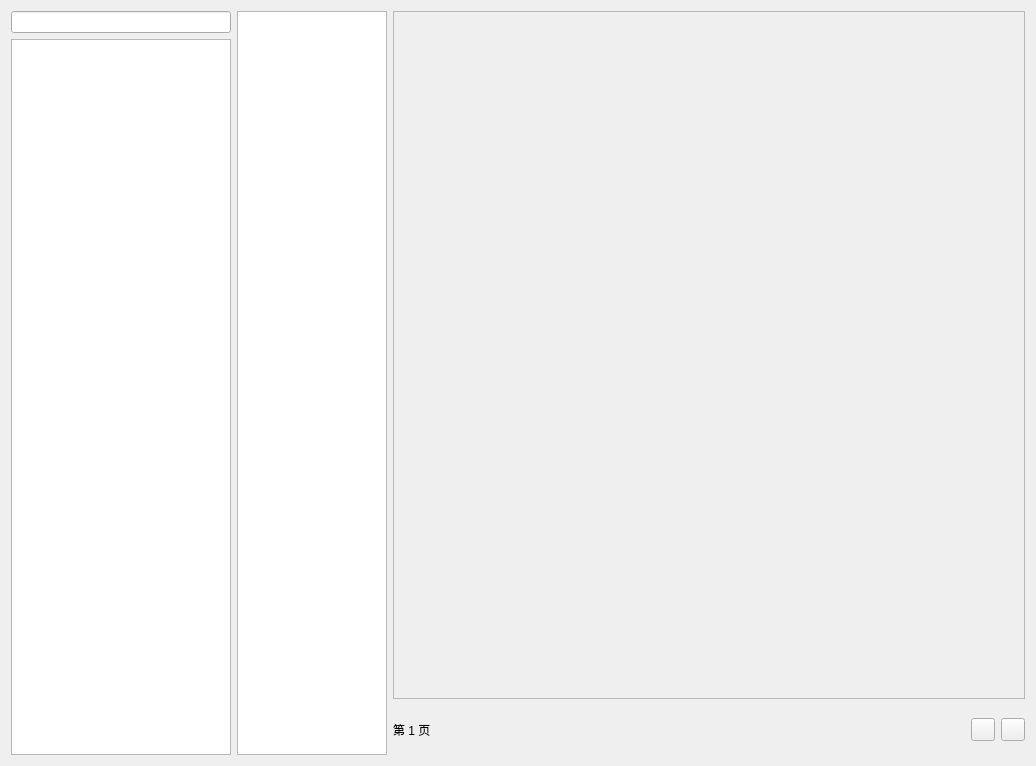
<?xml version="1.0" encoding="UTF-8"?>
<ui version="4.0">
 <class>NovelExplore</class>
 <widget class="QWidget" name="NovelExplore">
  <property name="geometry">
   <rect>
    <x>0</x>
    <y>0</y>
    <width>1036</width>
    <height>766</height>
   </rect>
  </property>
  <property name="windowTitle">
   <string>Form</string>
  </property>
  <layout class="QGridLayout" name="gridLayout">
   <item row="1" column="1" rowspan="3">
    <widget class="ListWidget" name="category">
     <property name="minimumSize">
      <size>
       <width>140</width>
       <height>0</height>
      </size>
     </property>
     <property name="maximumSize">
      <size>
       <width>150</width>
       <height>16777215</height>
      </size>
     </property>
    </widget>
   </item>
   <item row="1" column="0" rowspan="3">
    <widget class="QWidget" name="widget" native="true">
     <property name="minimumSize">
      <size>
       <width>200</width>
       <height>0</height>
      </size>
     </property>
     <property name="maximumSize">
      <size>
       <width>220</width>
       <height>16777215</height>
      </size>
     </property>
     <layout class="QGridLayout" name="gridLayout_2">
      <property name="leftMargin">
       <number>0</number>
      </property>
      <property name="topMargin">
       <number>0</number>
      </property>
      <property name="rightMargin">
       <number>0</number>
      </property>
      <property name="bottomMargin">
       <number>0</number>
      </property>
      <item row="1" column="0">
       <widget class="ListWidget" name="list">
        <property name="minimumSize">
         <size>
          <width>0</width>
          <height>0</height>
         </size>
        </property>
        <property name="maximumSize">
         <size>
          <width>16777215</width>
          <height>16777215</height>
         </size>
        </property>
       </widget>
      </item>
      <item row="0" column="0">
       <widget class="SearchLineEdit" name="le_search"/>
      </item>
     </layout>
    </widget>
   </item>
   <item row="3" column="2">
    <widget class="QWidget" name="book_footer" native="true">
     <property name="maximumSize">
      <size>
       <width>16777215</width>
       <height>50</height>
      </size>
     </property>
     <layout class="QGridLayout" name="gridLayout_3">
      <property name="leftMargin">
       <number>0</number>
      </property>
      <property name="topMargin">
       <number>0</number>
      </property>
      <property name="rightMargin">
       <number>0</number>
      </property>
      <property name="bottomMargin">
       <number>0</number>
      </property>
      <item row="2" column="4">
       <widget class="ToolButton" name="btn_next">
        <property name="text">
         <string/>
        </property>
       </widget>
      </item>
      <item row="2" column="2">
       <spacer name="horizontalSpacer">
        <property name="orientation">
         <enum>Qt::Orientation::Horizontal</enum>
        </property>
        <property name="sizeHint" stdset="0">
         <size>
          <width>40</width>
          <height>20</height>
         </size>
        </property>
       </spacer>
      </item>
      <item row="2" column="3">
       <widget class="ToolButton" name="btn_prev">
        <property name="text">
         <string/>
        </property>
       </widget>
      </item>
      <item row="2" column="0">
       <widget class="BodyLabel" name="lb_total">
        <property name="text">
         <string>第 1 页</string>
        </property>
       </widget>
      </item>
     </layout>
    </widget>
   </item>
   <item row="1" column="2" rowspan="2">
    <widget class="SingleDirectionScrollArea" name="book_list">
     <property name="widgetResizable">
      <bool>true</bool>
     </property>
     <widget class="QWidget" name="scrollAreaWidgetContents">
      <property name="geometry">
       <rect>
        <x>0</x>
        <y>0</y>
        <width>634</width>
        <height>690</height>
       </rect>
      </property>
      <layout class="QGridLayout" name="gridLayout_4">
       <property name="leftMargin">
        <number>0</number>
       </property>
       <property name="topMargin">
        <number>0</number>
       </property>
       <property name="rightMargin">
        <number>0</number>
       </property>
       <property name="bottomMargin">
        <number>0</number>
       </property>
       <property name="spacing">
        <number>0</number>
       </property>
       <item row="0" column="0">
        <layout class="QVBoxLayout" name="qvl_list"/>
       </item>
      </layout>
     </widget>
    </widget>
   </item>
  </layout>
 </widget>
 <customwidgets>
  <customwidget>
   <class>ListWidget</class>
   <extends>QListWidget</extends>
   <header>qfluentwidgets</header>
  </customwidget>
  <customwidget>
   <class>SingleDirectionScrollArea</class>
   <extends>QScrollArea</extends>
   <header>qfluentwidgets</header>
   <container>1</container>
  </customwidget>
  <customwidget>
   <class>SearchLineEdit</class>
   <extends>QLineEdit</extends>
   <header>qfluentwidgets</header>
  </customwidget>
  <customwidget>
   <class>ToolButton</class>
   <extends>QToolButton</extends>
   <header>qfluentwidgets</header>
  </customwidget>
  <customwidget>
   <class>BodyLabel</class>
   <extends>QLabel</extends>
   <header>qfluentwidgets</header>
  </customwidget>
 </customwidgets>
 <resources/>
 <connections/>
</ui>
